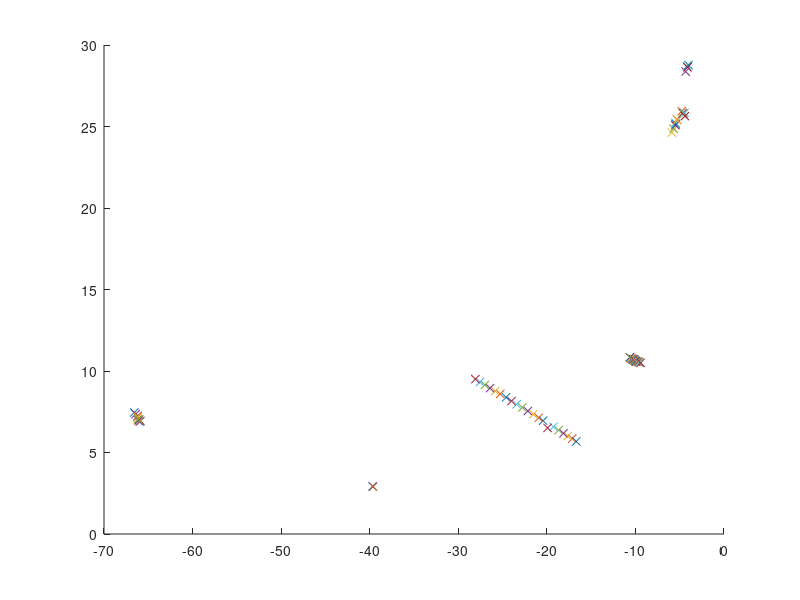

MATLAB code for this plot: (Note: this script raises an error after producing the figure.)
%basic plot of the filterTestClusters

%the straight line in direction north-west is the car going
%away from us, all the rest is clutter that sometimes appears or disappears
%(it's usually walls, sometimes they land above and sometimes below the
%current clustering threshold (100points) and therefore seem to "appear"
%and "disappear")
%they also slightly change their position from frame to frame due to the
%fact that I currently just compute the mean of each cluster which varies
%slightly from frame to frame

%% load the data
%the clusters are cells of xy-column matrices, so if there are 4 clusters
%in a frame, there will be a 4x2 matrix in that cell

%filterTestClustersXY1 -> following behind another car into the crossing, 
%the other car then proceeds straight ahead while we wait at the crossing
load('filterTestClustersXY1.mat', 'filterTestClusters')

%filterTestClustersXY2 -> following behind another car into the crossing,
%the other car then turns left while we wait at the crossing
%load('filterTestClustersXY2.mat', 'filterTestClusters')

%% plot to check that everything went alright
figure
for i=1:length(filterTestClusters)
    scatter(filterTestClusters{i}(:,1), filterTestClusters{i}(:,2),'x');
    hold on
    pause(0.5)
end
hold off

%% 
tempCluster = filterTestClustersXY1;

for k = 1:length(tempCluster)
   tempCluster{k} = filterTestClustersXY1{k}'; 
end


h2 = figure;
A = [tempCluster{:}];
plot(A(1,:), A(2,:),'x')

